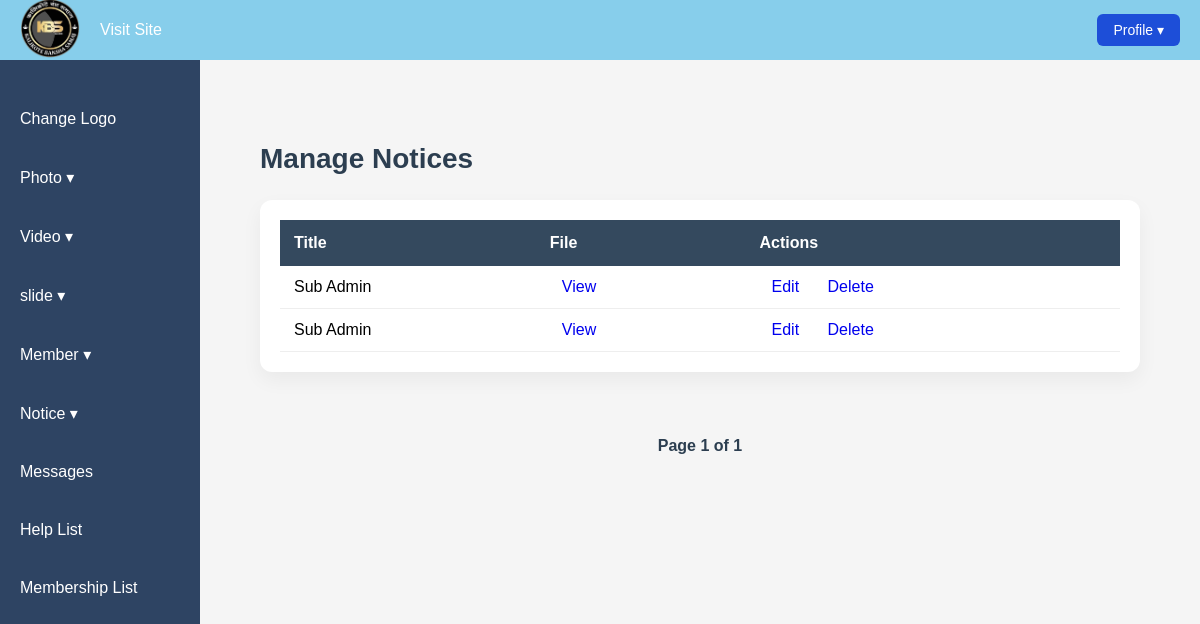
Page /manage_notices/ on the earlier database version.
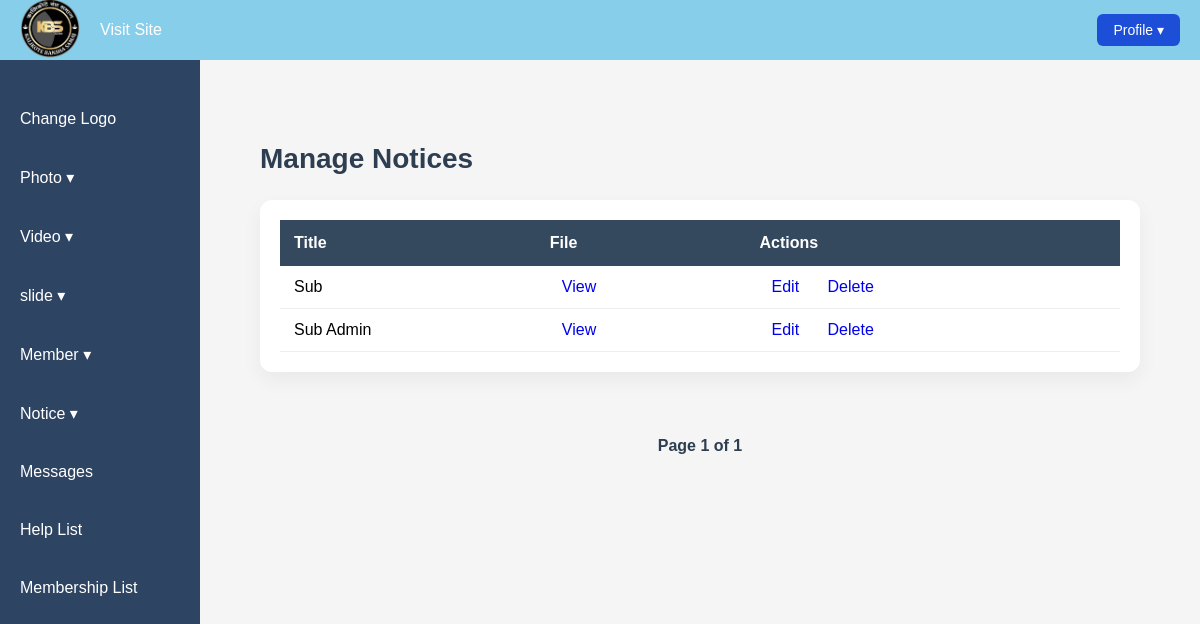
Same page on the later database version.
### gallery/models.py (models this page shows, shortened)
class Notices(models.Model):
    name = models.CharField(max_length=255)
    file = models.FileField(upload_to='uploads/')
    uploaded_at = models.DateTimeField(auto_now_add=True)

### adminuses/views.py (the view)
# urls.py: path('manage_notices/', manage_notices, name='manage_notices'),
def manage_notices(request):
    notice_list = Notices.objects.all().order_by('-id')
    paginator = Paginator(notice_list, 5)  # 5 notices per page
    page_number = request.GET.get('page')
    notices = paginator.get_page(page_number)
    return render(request, 'manage_notice.html', {'notices': notices})

### adminuses/context_processor.py (called while the page is built)
def logo_context(request):
    logo = Logo.objects.first()
    return {'logo': logo}

### templates/manage_notice.html (shortened to what this page needs)
{% extends "base.html" %}
{% load static %}
{% block content %}
<link rel="stylesheet" href="{% static 'css/manage_notice.css' %}">
<div class="manage-container">
    <h2 class="page-title">Manage Notices</h2>
    <div class="table-wrapper">
        <table class="notice-table">
            <thead>
                <tr>
                    <th>Title</th>
                    <th>File</th>
                    <th>Actions</th>
                </tr>
            </thead>
            <tbody>
                {% for notice in notices %}
                <tr>
                    <td>{{ notice.name }}</td>
                    <td>
                        {% if notice.file %}
                            <a href="{{ notice.file.url }}" target="_blank" class="view-btn">View</a>
                        {% endif %}
                    </td>
                    <td>
                        <a href="{% url 'edit_notice' notice.id %}" class="edit-btn">Edit</a>
                        <a href="{% url 'delete_notice' notice.id %}" class="delete-btn">Delete</a>
                    </td>
                </tr>
                {% empty %}
                <tr>
                    <td colspan="3" class="empty-row">No notices available.</td>
                </tr>
                {% endfor %}
            </tbody>
        </table>
    </div>
</div>
<div class="pagination-container">
    <span class="current-page">
        Page {{ notices.number }} of {{ notices.paginator.num_pages }}
    </span>
</div>
{% endblock %}

Differences in the rows shown:
changed Notices: name "Sub Admin" → "Sub"
